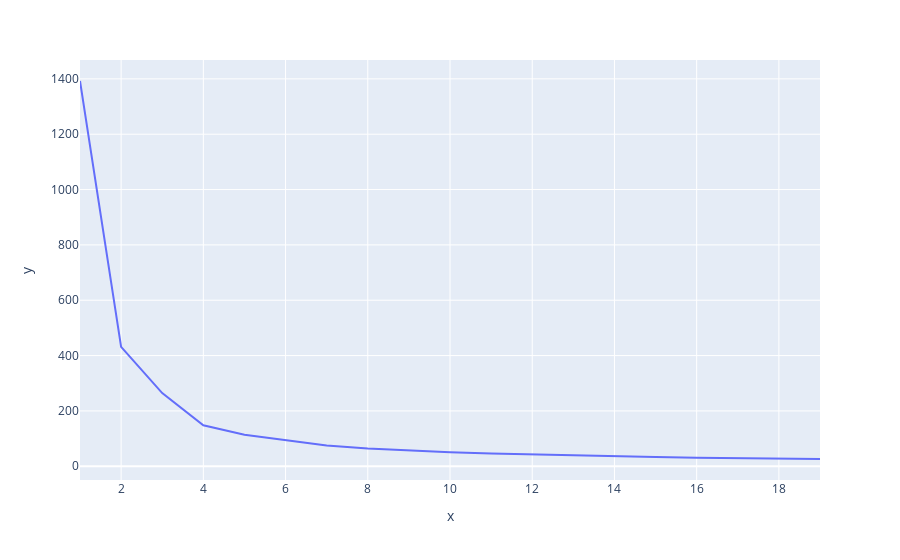

Notebook cell for this chart:
### Markdown cell above
**Respuesta:**

### Code cell
# se itera entre 1 y 20 para ver cual es el mejor numero de clusters
inertia = []
for i in range(1, 20):
    kmeans = KMeans(n_clusters=i, random_state=42)
    kmeans.fit(df_transformed)
    inertia.append(kmeans.inertia_)

fig = px.line(x=range(1, 20), y=inertia)
fig.show()

### Figure 1 — Plotly figure (JSON) as saved in the notebook; plotly's stock layout.template omitted (floating-point values rounded to 4 significant figures)
{"data": [{"hovertemplate": "x=%{x}<br>y=%{y}<extra></extra>", "legendgroup": "", "line": {"color": "#636efa", "dash": "solid"}, "marker": {"symbol": "circle"}, "mode": "lines", "name": "", "orientation": "v", "showlegend": false, "type": "scatter", "x": [1, 2, 3, 4, 5, 6, 7, 8, 9, 10, 11, 12, 13, 14, 15, 16, 17, 18, 19], "xaxis": "x", "y": [1392.0, 431.6, 264.4, 148.1, 113.5, 93.83, 74.58, 64.06, 56.39, 50.79, 46.05, 42.37, 38.85, 36.06, 33.3, 31.09, 29.18, 27.57, 26.19], "yaxis": "y"}], "layout": {"legend": {"tracegroupgap": 0}, "margin": {"t": 60}, "xaxis": {"anchor": "y", "domain": [0, 1], "title": {"text": "x"}}, "yaxis": {"anchor": "x", "domain": [0, 1], "title": {"text": "y"}}}}
